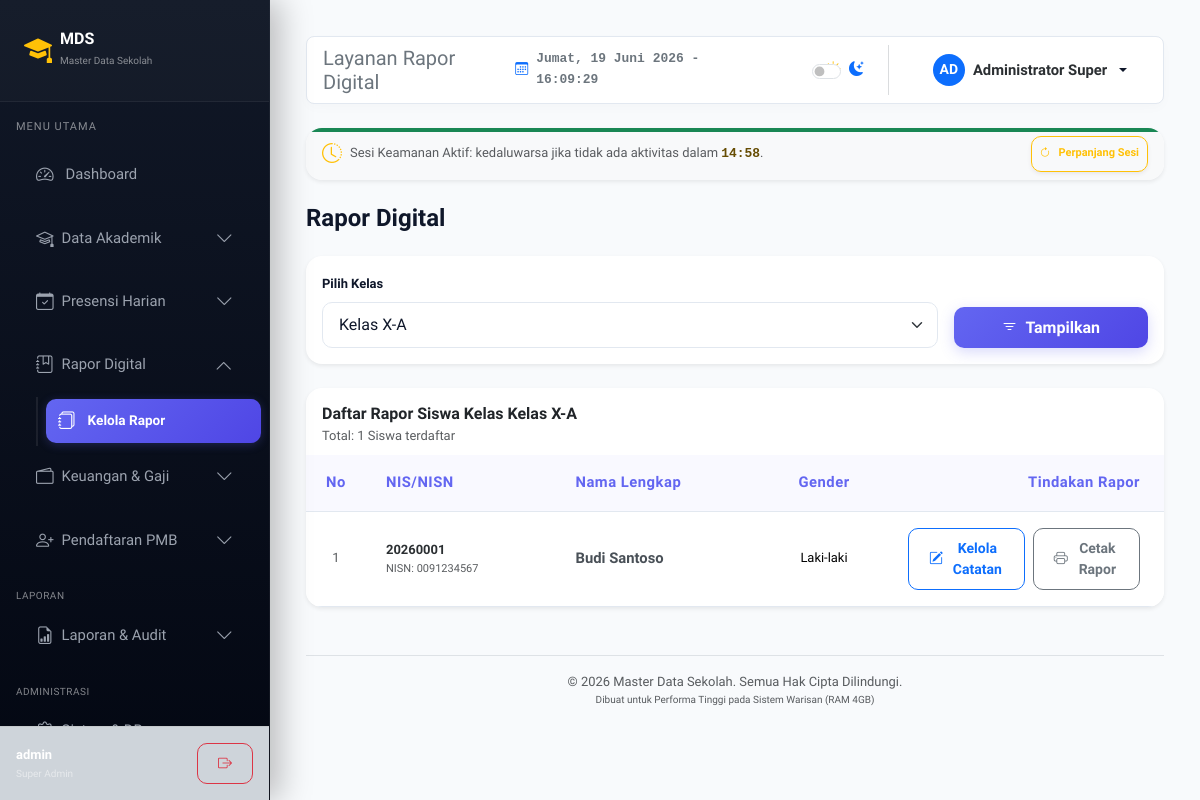
/rapor/index.php (signed in), run on the app's committed database.
### tables this page shows
CREATE TABLE IF NOT EXISTS `kelas` (
  `id` INT AUTO_INCREMENT PRIMARY KEY,
  `nama_kelas` VARCHAR(50) NOT NULL UNIQUE,
  `tarif_spp` DECIMAL(12,2) NOT NULL DEFAULT 500000.00
);

CREATE TABLE IF NOT EXISTS `siswa` (
  `id` INT AUTO_INCREMENT PRIMARY KEY,
  `nis` VARCHAR(20) NOT NULL UNIQUE,
  `nisn` VARCHAR(20) NOT NULL UNIQUE,
  `nama` VARCHAR(100) NOT NULL,
  `jenis_kelamin` ENUM('L', 'P') NOT NULL,
  `tempat_lahir` VARCHAR(50) NOT NULL,
  `tanggal_lahir` DATE NOT NULL,
  `alamat` TEXT NOT NULL,
  `agama` VARCHAR(30) NOT NULL,
  `kelas_id` INT DEFAULT NULL,
  `tahun_masuk` INT NOT NULL,
  `no_hp` VARCHAR(20) NOT NULL,
  `email` VARCHAR(100) NOT NULL,
  `nama_ayah` VARCHAR(100) NOT NULL,
  `nama_ibu` VARCHAR(100) NOT NULL,
  `pekerjaan_ayah` VARCHAR(100) DEFAULT NULL,
  `pekerjaan_ibu` VARCHAR(100) DEFAULT NULL,
  `no_hp_ortu` VARCHAR(20) DEFAULT NULL,
  `alamat_ortu` TEXT DEFAULT NULL,
  `nik_ayah` VARCHAR(20) DEFAULT NULL,
  `nik_ibu` VARCHAR(20) DEFAULT NULL,
  `foto` VARCHAR(255) DEFAULT NULL,
  `created_at` TIMESTAMP DEFAULT CURRENT_TIMESTAMP,
  FOREIGN KEY (`kelas_id`) REFERENCES `kelas`(`id`) ON DELETE SET NULL ON UPDATE CASCADE
);

### includes/auth_check.php (called while the page is built, shortened)
<?php
function hasPermission($allowedRoles) {
    return in_array($_SESSION['role'], $allowedRoles);
}
?>

### rapor/index.php (the view, shortened to what this page needs)
<?php
$path_prefix = '../';
require_once $path_prefix . 'config/db.php';
require_once $path_prefix . 'includes/auth_check.php';
$role = $_SESSION['role'];
$my_wali_kelas_id = null;
$kelas_id = 0;
if ($role === 'guru') {
    $kelas_id = $my_wali_kelas_id;
} else {
    $kelas_id = isset($_GET['kelas_id']) ? (int)$_GET['kelas_id'] : 0;
}
$classes = [];
if ($role !== 'guru') {
    try {
        $classes = $pdo->query("SELECT id, nama_kelas FROM kelas ORDER BY nama_kelas ASC")->fetchAll();
        if (!$kelas_id && !empty($classes)) {
            $kelas_id = (int)$classes[0]['id'];
        }
    } catch (PDOException $e) {
        $error = 'Gagal memuat kelas: ' . $e->getMessage();
    }
}
$students = [];
$class_name = '';
if ($kelas_id) {
    try {
        $c_stmt = $pdo->prepare("SELECT nama_kelas FROM kelas WHERE id = ?");
        $c_stmt->execute([$kelas_id]);
        $class_name = $c_stmt->fetchColumn() ?: '';
        $s_stmt = $pdo->prepare("SELECT id, nama, nis, nisn, jenis_kelamin FROM siswa WHERE kelas_id = ? ORDER BY nama ASC");
        $s_stmt->execute([$kelas_id]);
        $students = $s_stmt->fetchAll();
    } catch (PDOException $e) {
        $error = 'Gagal memuat siswa: ' . $e->getMessage();
    }
}
include $path_prefix . 'includes/header.php';
?>
<div class="d-flex align-items-center justify-content-between mb-4">
    <h4 class="fw-bold mb-0">Rapor Digital</h4>
</div>
<?php if ($role !== 'guru' && !empty($classes)): ?>
    <div class="card shadow-sm border-0 mb-4">
        <div class="card-body p-3">
            <form method="GET" action="" class="row g-3 align-items-end">
                <div class="col-12 col-md-9">
                    <label for="kelas_id" class="form-label fw-semibold small">Pilih Kelas</label>
                    <select class="form-select" id="kelas_id" name="kelas_id" onchange="this.form.submit()" required>
                        <?php foreach ($classes as $c): ?>
                            <option value="<?php echo $c['id']; ?>" <?php echo $kelas_id === (int)$c['id'] ? 'selected' : ''; ?>>
                                <?php echo htmlspecialchars($c['nama_kelas']); ?>
                            </option>
                        <?php endforeach; ?>
                    </select>
                </div>
                <div class="col-12 col-md-3">
                    <button type="submit" class="btn btn-primary w-100 fw-semibold"><i class="bi bi-filter"></i> Tampilkan</button>
                </div>
            </form>
        </div>
    </div>
<?php endif; ?>
<?php if ($kelas_id): ?>
    <div class="card shadow-sm border-0">
        <div class="card-header bg-transparent border-0 pt-3 px-3">
            <h6 class="fw-bold mb-0">Daftar Rapor Siswa Kelas <?php echo htmlspecialchars($class_name ?: $my_wali_kelas_name); ?></h6>
            <small class="text-muted">Total: <?php echo count($students); ?> Siswa terdaftar</small>
        </div>
        <div class="card-body p-0">
            <?php if (empty($students)): ?>
                <div class="p-5 text-center text-muted">
                    <i class="bi bi-people fs-1 d-block mb-3"></i>
                    <h6>Belum ada siswa terdaftar di kelas ini.</h6>
                </div>
            <?php else: ?>
                <div class="table-responsive">
                    <table class="table table-hover align-middle mb-0">
                        <thead class="table-light">
                            <tr>
                                <th style="width: 60px;" class="text-center">No</th>
                                <th>NIS/NISN</th>
                                <th>Nama Lengkap</th>
                                <th style="width: 120px;" class="text-center">Gender</th>
                                <th style="width: 280px;" class="text-end px-4">Tindakan Rapor</th>
                            </tr>
                        </thead>
                        <tbody>
                            <?php foreach ($students as $index => $s): ?>
                                <tr>
                                    <td class="text-center text-muted small"><?php echo $index + 1; ?></td>
                                    <td>
                                        <div class="fw-semibold small text-secondary-emphasis"><?php echo htmlspecialchars($s['nis']); ?></div>
                                        <div class="text-muted" style="font-size: 11px;">NISN: <?php echo htmlspecialchars($s['nisn']); ?></div>
                                    </td>
                                    <td class="fw-bold text-dark-emphasis"><?php echo htmlspecialchars($s['nama']); ?></td>
                                    <td class="text-center small">
                                        <?php echo $s['jenis_kelamin'] === 'L' ? 'Laki-laki' : 'Perempuan'; ?>
                                    </td>
                                    <td class="text-end px-4">
                                        <div class="d-flex justify-content-end gap-2">
                                            <?php if (hasPermission(['super_admin', 'operator']) || ($role === 'guru' && $my_wali_kelas_id === $kelas_id)): ?>
                                                <a href="input.php?siswa_id=<?php echo $s['id']; ?>" class="btn btn-sm btn-outline-primary fw-semibold">
                                                    <i class="bi bi-pencil-square"></i> Kelola Catatan
                                                </a>
                                            <?php endif; ?>
                                            <a href="print.php?siswa_id=<?php echo $s['id']; ?>" target="_blank" class="btn btn-sm btn-outline-secondary fw-semibold">
                                                <i class="bi bi-printer"></i> Cetak Rapor
                                            </a>
                                        </div>
                                    </td>
                                </tr>
                            <?php endforeach; ?>
                        </tbody>
                    </table>
                </div>
            <?php endif; ?>
        </div>
    </div>
<?php endif; ?>
<?php include $path_prefix . 'includes/footer.php'; ?>

### assets/css/style.css (style rules this page uses)
:root { --transition-speed: 0.35s; --sidebar-width: 270px; --bg-primary: #f8fafc; --bg-card: #ffffff; --text-primary: #0f172a; --text-muted: #64748b; --border-color: #e2e8f0; --primary-color: #6366f1; --primary-gradient: linear-gradient(135deg, #6366f1 0%, #4f46e5 100%); --primary-hover-gradient: linear-gradient(135deg, #4f46e5 0%, #4338ca 100%); --success-color: #10b981; --success-gradient: linear-gradient(135deg, #10b981 0%, #059669 100%); --info-color: #0ea5e9; --info-gradient: linear-gradient(135deg, #0ea5e9 0%, #0284c7 100%); --warning-color: #f59e0b; --warning-gradient: linear-gradient(135deg, #f59e0b 0%, #d97706 100%); --danger-color: #f43f5e; --danger-gradient: linear-gradient(135deg, #f43f5e 0%, #e11d48 100%); --input-bg: #ffffff; --input-focus-border: #a5b4fc; }
body { font-family: 'Plus Jakarta Sans', 'Outfit', sans-serif; background-color: var(--bg-primary); color: var(--text-primary); transition: background-color var(--transition-speed) ease, color var(--transition-speed) ease; min-height: 100vh; font-size: 0.925rem; line-height: 1.6; }
.card, .stat-card, form, table { animation: slideUp 0.45s cubic-bezier(0.16, 1, 0.3, 1) forwards; }
.card { background-color: var(--bg-card); border: 1px solid var(--border-color); border-radius: 16px; box-shadow: 0 4px 6px -1px rgba(0, 0, 0, 0.03), 0 2px 4px -1px rgba(0, 0, 0, 0.02); transition: all var(--transition-speed) cubic-bezier(0.4, 0, 0.2, 1); overflow: hidden; }
.btn { border-radius: 10px; padding: 0.55rem 1.25rem; font-weight: 600; transition: all 0.2s ease; display: inline-flex; align-items: center; justify-content: center; gap: 8px; }
.btn-primary { background: var(--primary-gradient); border: none; box-shadow: 0 4px 14px rgba(99, 102, 241, 0.25); }
.table { color: var(--text-primary); }
.table-light { --bs-table-bg: rgba(99, 102, 241, 0.04); --bs-table-color: var(--primary-color); font-weight: 600; letter-spacing: 0.5px; }
td, th { padding: 1rem 1.25rem !important; border-bottom: 1px solid var(--border-color) !important; }
.form-control, .form-select { background-color: var(--input-bg); border: 1px solid var(--border-color); color: var(--text-primary); border-radius: 10px; padding: 0.625rem 1rem; font-weight: 500; transition: all 0.25s ease; }
.form-label { margin-bottom: 0.45rem; font-weight: 600; color: var(--text-primary); }

### data on the page
kelas: nama_kelas "Kelas X-A"
siswa: nis "20260001", nisn "0091234567", nama "Budi Santoso", jenis_kelamin "Laki-laki"

### other printed values
$_SESSION['username'] "admin"
$role_labels[$role] "Super Admin"
$page_title "Layanan Rapor Digital"
substr($name, 0, 2) "AD"
$name "Administrator Super"
count($students) "1"
form field kelas_id "Kelas X-A"
